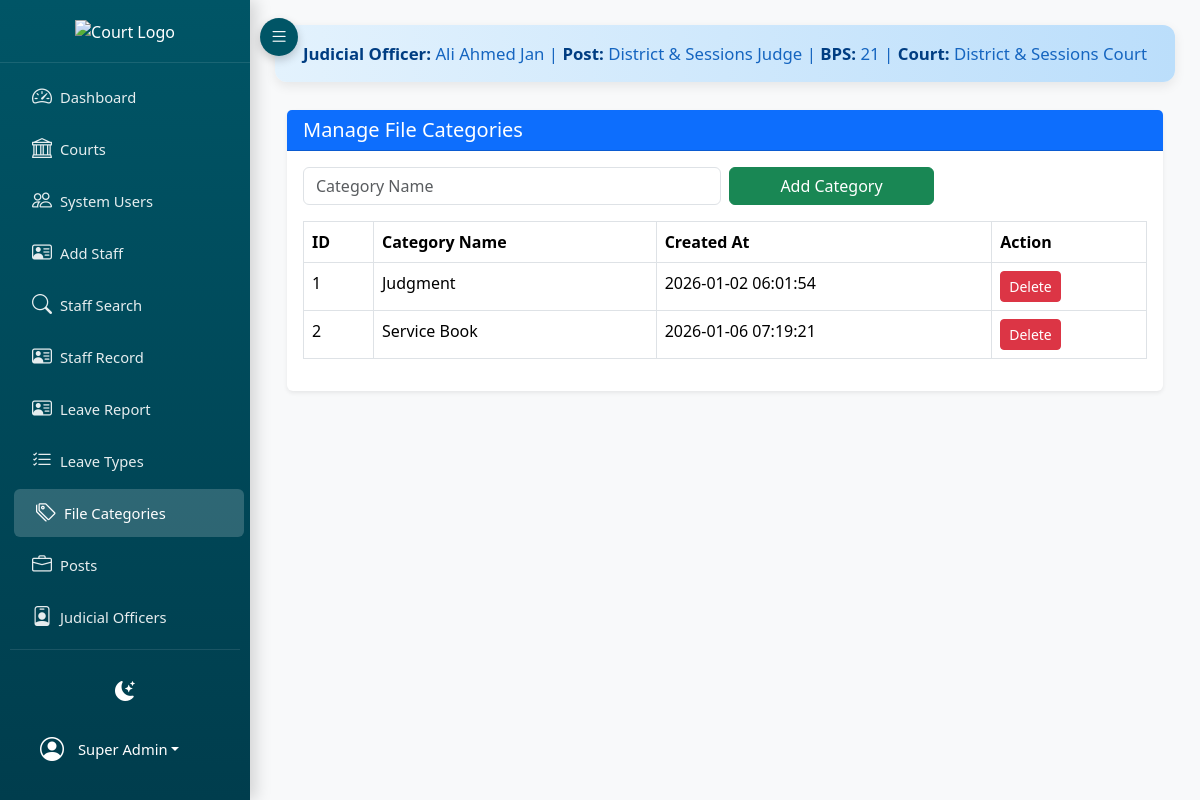
Page /project_root/index.php?page=file_categories (signed in) on the committed database.
### tables this page shows
CREATE TABLE IF NOT EXISTS `judicial_officers` (
  `id` int(11) NOT NULL AUTO_INCREMENT,
  `officer_id` int(11) DEFAULT NULL,
  `post_id` int(11) DEFAULT NULL,
  `name` varchar(255) NOT NULL,
  `post` varchar(255) NOT NULL,
  `bps` varchar(20) NOT NULL,
  `court_id` int(11) DEFAULT NULL,
  `created_at` timestamp NULL DEFAULT CURRENT_TIMESTAMP,
  `status` varchar(50) DEFAULT 'Posted',
  `joining_date` date DEFAULT NULL,
  `transferred_date` date DEFAULT NULL,
  `district_id` int(11) DEFAULT NULL,
  `transferred_district` varchar(255) DEFAULT NULL,
  PRIMARY KEY (`id`),
  KEY `court_id` (`court_id`),
  KEY `fk_district` (`district_id`),
  KEY `fk_post` (`post_id`),
  KEY `fk_officer` (`officer_id`)
);

CREATE TABLE IF NOT EXISTS `courts` (
  `id` int(11) NOT NULL AUTO_INCREMENT,
  `name` varchar(255) NOT NULL,
  `district` varchar(255) DEFAULT NULL,
  `taluka` varchar(255) DEFAULT NULL,
  PRIMARY KEY (`id`)
);

CREATE TABLE IF NOT EXISTS `file_categories` (
  `id` int(11) NOT NULL AUTO_INCREMENT,
  `name` varchar(100) NOT NULL,
  `created_at` timestamp NULL DEFAULT CURRENT_TIMESTAMP,
  PRIMARY KEY (`id`),
  UNIQUE KEY `name` (`name`)
);

### backend/controllers/FileCategoryController.php (called while the page is built, shortened)
<?php
class FileCategoryController {
    public static function listCategories($pdo) {
        $categories = $pdo->query("SELECT * FROM file_categories ORDER BY name ASC")->fetchAll();
        include __DIR__ . '/../views/file_categories.php';
    }
}
?>

### backend/views/file_categories.php (the view, shortened to what this page needs)
<?php include __DIR__ . '/header.php'; ?>
<div class="card shadow-sm border-0">
  <div class="card-header bg-primary text-white">
    <h5 class="mb-0">Manage File Categories</h5>
  </div>
  <div class="card-body">
    <form method="post" action="?page=save_file_category" class="row g-2 mb-3">
      <div class="col-md-6">
        <input type="text" name="name" placeholder="Category Name" class="form-control" required>
      </div>
      <div class="col-md-3">
        <button class="btn btn-success w-100">Add Category</button>
      </div>
    </form>
    <table class="table table-bordered">
      <thead>
        <tr>
          <th>ID</th>
          <th>Category Name</th>
          <th>Created At</th>
          <th>Action</th>
        </tr>
      </thead>
      <tbody>
        <?php foreach ($categories as $cat): ?>
          <tr>
            <td><?= $cat['id'] ?></td>
            <td><?= htmlspecialchars($cat['name']) ?></td>
            <td><?= $cat['created_at'] ?></td>
            <td>
              <a href="?page=delete_file_category&id=<?= $cat['id'] ?>"
                 class="btn btn-sm btn-danger"
                 onclick="return confirm('Delete this category?')">Delete</a>
            </td>
          </tr>
        <?php endforeach; ?>
      </tbody>
    </table>
  </div>
</div>
<?php include __DIR__ . '/footer.php'; ?>

### backend/views/header.php (shortened to what this page needs)
<?php if (!isset($_SESSION)) session_start();
$user = $_SESSION['user'] ?? null;
$isAdmin = $user && (($user['role'] ?? '') === 'admin');
$judicialInfo = null;
if ($isAdmin && isset($pdo)) {
    try {
        $stmt = $pdo->prepare("
            SELECT jo.name AS officer_name,
                   jo.post AS officer_post,
                   jo.bps AS officer_bps,
                   c.name AS court_name
            FROM judicial_officers jo
            LEFT JOIN courts c ON c.id = jo.court_id
            WHERE jo.post = 'District & Sessions Judge'
              AND jo.status = 'Posted'
            LIMIT 1
        ");
        $stmt->execute();
        $judicialInfo = $stmt->fetch(PDO::FETCH_ASSOC);
    } catch (Throwable $e) {
    }
}
$currentPage = $_GET['page'] ?? 'dashboard';
?>
<!DOCTYPE html>
<html lang="en" data-bs-theme="light">
<head>
    <link href="https://cdn.jsdelivr.net/npm/bootstrap@5.3.2/dist/css/bootstrap.min.css" rel="stylesheet">
    <link href="https://cdn.jsdelivr.net/npm/bootstrap-icons@1.11.3/font/bootstrap-icons.min.css" rel="stylesheet">
</head>
<body>
<div class="sidebar" id="sidebar">
    <div class="logo">
        <img src="../assets/images/DC-LOGO.png" alt="Court Logo">
    </div>
    <div class="menu-scroll">
        <nav class="nav flex-column">
            <a href="?page=dashboard" class="nav-link <?= $currentPage === 'dashboard' ? 'active' : '' ?>">
                <i class="bi bi-speedometer2"></i>
                <span class="nav-text">Dashboard</span>
            </a>
            <?php if ($isAdmin): ?>
            <a href="?page=courts" class="nav-link <?= in_array($currentPage, ['courts']) ? 'active' : '' ?>">
                <i class="bi bi-bank"></i>
                <span class="nav-text">Courts</span>
            </a>
            <a href="?page=employees" class="nav-link <?= in_array($currentPage, ['employees']) ? 'active' : '' ?>">
                <i class="bi bi-people"></i>
                <span class="nav-text">System Users</span>
            </a>
            <a href="?page=employee_details" class="nav-link <?= in_array($currentPage, ['employee_details']) ? 'active' : '' ?>">
                <i class="bi bi-person-vcard"></i>
                <span class="nav-text">Add Staff</span>
            </a>
            <a href="?page=employee_search" class="nav-link <?= in_array($currentPage, ['employee_search', 'employee_profile']) ? 'active' : '' ?>">
                <i class="bi bi-search"></i>
                <span class="nav-text">Staff Search</span>
            </a>
            <a href="?page=files" class="nav-link <?= in_array($currentPage, ['files']) ? 'active' : '' ?>">
                <i class="bi bi-person-vcard"></i>
                <span class="nav-text">Staff Record</span>
            </a>
            <a href="?page=casual_leave_report" class="nav-link <?= in_array($currentPage, ['casual_leave_report']) ? 'active' : '' ?>">
                <i class="bi bi-person-vcard"></i>
                <span class="nav-text">Leave Report </span>
            </a>
            <a href="?page=leave_types" class="nav-link <?= in_array($currentPage, ['leave_types']) ? 'active' : '' ?>">
                <i class="bi bi-list-check"></i>
                <span class="nav-text">Leave Types</span>
            </a>
            <a href="?page=file_categories" class="nav-link <?= in_array($currentPage, ['file_categories']) ? 'active' : '' ?>">
                <i class="bi bi-tags"></i>
                <span class="nav-text">File Categories</span>
            </a>
            <a href="?page=posts" class="nav-link <?= in_array($currentPage, ['posts']) ? 'active' : '' ?>">
                <i class="bi bi-briefcase"></i>
                <span class="nav-text">Posts</span>
            </a>
            <a href="?page=judicial_officers" class="nav-link <?= in_array($currentPage, ['judicial_officers']) ? 'active' : '' ?>">
                <i class="bi bi-person-badge"></i>
                <span class="nav-text">Judicial Officers</span>
            </a>
            <?php endif; ?>
        </nav>
    </div>
    <div class="user-section">
        <div class="dark-toggle" id="darkToggle" title="Toggle Dark Mode">
            <i class="bi bi-moon-stars-fill" id="darkIcon"></i>
        </div>
        <div class="dropdown">
            <a class="nav-link dropdown-toggle text-white d-flex align-items-center px-0" href="#" role="button" data-bs-toggle="dropdown">
                <i class="bi bi-person-circle fs-4 me-2"></i>
                <span class="nav-text"><?= htmlspecialchars($user['name'] ?? 'User') ?></span>
            </a>
        </div>
    </div>
</div>
<button class="toggle-btn" id="toggleBtn">
    <i class="bi bi-list"></i>
</button>
<div class="main-content" id="mainContent">
    <?php if ($isAdmin && $judicialInfo): ?>
    <div class="judicial-bar">
        <strong>Judicial Officer:</strong> <?= htmlspecialchars($judicialInfo['officer_name']) ?> |
        <strong>Post:</strong> <?= htmlspecialchars($judicialInfo['officer_post']) ?> |
        <strong>BPS:</strong> <?= htmlspecialchars($judicialInfo['officer_bps']) ?> |
        <strong>Court:</strong> <?= htmlspecialchars($judicialInfo['court_name'] ?? 'District & Sessions Court Jamshoro') ?>
    </div>
    <?php endif; ?>
    <div class="container-fluid">

### backend/views/header.php (style rules this page uses)
:root { --sidebar-width: 250px; --sidebar-collapsed: 70px; --bg-light: #f8f9fa; --bg-dark: #121212; --card-light: #ffffff; --card-dark: #1e1e1e; --text-light: #212529; --text-dark: #e0e0e0; --border-dark: #444; }
body { background: var(--bg-light); color: var(--text-light); transition: background 0.3s ease, color 0.3s ease; font-family: 'Segoe UI', sans-serif; margin: 0; }
.card { background: var(--card-light); border: 1px solid #dee2e6; transition: all 0.3s ease; }
.sidebar { position: fixed; top: 0; left: 0; width: var(--sidebar-width); height: 100vh; background: linear-gradient(180deg, #005566, #003d4d); color: white; transition: width 0.35s cubic-bezier(0.4, 0, 0.2, 1); z-index: 1000; box-shadow: 6px 0 15px rgba(0,0,0,0.15); display: flex; flex-direction: column; }
.sidebar .logo { padding: 18px 12px; text-align: center; border-bottom: 1px solid rgba(255,255,255,0.1); flex-shrink: 0; }
.sidebar .logo img { height: 45px; max-width: 100%; object-fit: contain; transition: opacity 0.3s ease; }
.sidebar .menu-scroll { flex: 1; overflow-y: auto; overflow-x: hidden; padding: 8px 0; }
.sidebar .nav-link { color: rgba(255,255,255,0.9); padding: 9px 14px; margin: 2px 10px; border-radius: 6px; font-size: 0.92rem; font-weight: 500; transition: all 0.2s ease; display: flex; align-items: center; white-space: nowrap; }
.sidebar .nav-link:hover, .sidebar .nav-link.active { background: rgba(255,255,255,0.18); color: white; transform: translateX(4px); }
.sidebar .nav-link i { font-size: 1.25rem; width: 36px; text-align: center; flex-shrink: 0; }
.dark-toggle { padding: 10px 14px; margin: 6px 10px; text-align: center; cursor: pointer; border-radius: 6px; transition: background 0.2s; }
.dark-toggle i { font-size: 1.25rem; }
.user-section { padding: 10px 14px; margin: 6px 10px 12px; border-top: 1px solid rgba(255,255,255,0.1); flex-shrink: 0; }
.main-content { margin-left: var(--sidebar-width); min-height: 100vh; transition: margin-left 0.35s cubic-bezier(0.4, 0, 0.2, 1); padding: 25px; }
.toggle-btn { position: fixed; top: 18px; left: calc(var(--sidebar-width) + 10px); background: #005566; color: white; border: none; width: 38px; height: 38px; border-radius: 50%; z-index: 1001; transition: left 0.35s ease; box-shadow: 0 4px 10px rgba(0,0,0,0.2); }
.toggle-btn i { font-size: 1.2rem; }
.judicial-bar { background: linear-gradient(90deg, #e3f2fd, #bbdefb); padding: 16px 24px; text-align: center; font-size: 1.05rem; font-weight: 500; color: #1565c0; border-radius: 12px; box-shadow: 0 4px 12px rgba(0,0,0,0.08); margin-bottom: 28px; }
.judicial-bar strong { color: #003d82; font-weight: 700; }

### rows in the picture
judicial_officers: name "Ali Ahmed Jan", post "District & Sessions Judge", bps "21", court.name "District & Sessions Court"
file_categories: id "1", name "Judgment", created_at "2026-01-02 06:01:54"
file_categories: id "2", name "Service Book", created_at "2026-01-06 07:19:21"

### other values in the picture
$user['name'] "Super Admin"
